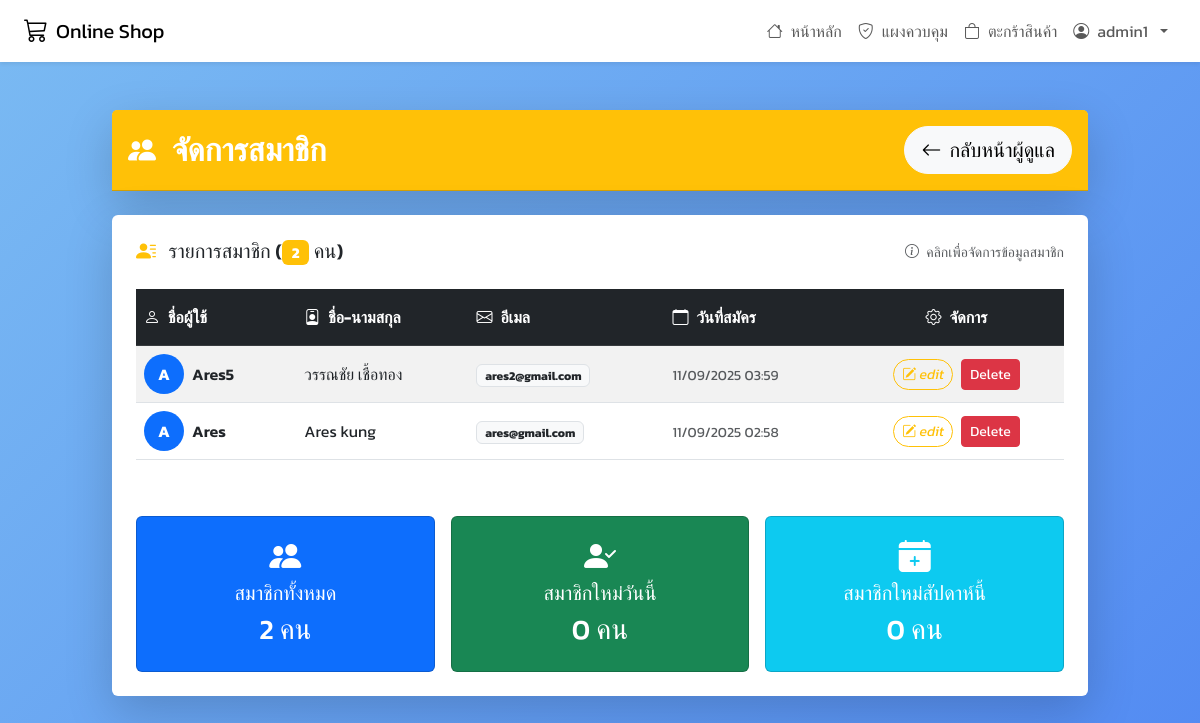
The page /admin/users.php (signed in) on the database its author committed.
### tables this page shows
CREATE TABLE `users` (
  `user_id` int(11) NOT NULL,
  `username` varchar(50) NOT NULL,
  `password` varchar(255) NOT NULL,
  `email` varchar(100) NOT NULL,
  `full_name` varchar(100) DEFAULT NULL,
  `role` enum('admin','member') DEFAULT 'member',
  `created_at` timestamp NOT NULL DEFAULT current_timestamp()
);

### admin/users.php (the view, shortened to what this page needs)
<?php
require '../config.php';
$stmt = $conn->prepare("SELECT * FROM users WHERE role = 'member' ORDER BY created_at DESC");
$stmt->execute();
$users = $stmt->fetchAll(PDO::FETCH_ASSOC);
?>
<!DOCTYPE html>
<html lang="th">
<head>
    <link href="https://cdn.jsdelivr.net/npm/bootstrap@5.3.0/dist/css/bootstrap.min.css" rel="stylesheet">
    <link href="https://cdn.jsdelivr.net/npm/bootstrap-icons@1.11.0/font/bootstrap-icons.css" rel="stylesheet">
</head>
<body>
<nav class="navbar navbar-expand-lg bg-white shadow-sm sticky-top">
    <div class="container-fluid px-4">
        <a class="navbar-brand d-flex align-items-center gap-2" href="/68s_onlineshop/index.php">
            <i class="bi bi-cart3 fs-4"></i>
            <span>Online Shop</span>
        </a>
        <div class="collapse navbar-collapse" id="navbarNav">
            <ul class="navbar-nav ms-auto align-items-center">
                <li class="nav-item">
                    <a class="nav-link d-flex align-items-center gap-2" href="/68s_onlineshop/index.php">
                        <i class="bi bi-house"></i>หน้าหลัก
                    </a>
                </li>
                <?php if (isset($_SESSION['role']) && $_SESSION['role'] == 'admin'): ?>
                    <li class="nav-item">
                        <a class="nav-link d-flex align-items-center gap-2" href="/68s_onlineshop/admin/index.php">
                            <i class="bi bi-shield-check"></i>แผงควบคุม
                        </a>
                    </li>
                <?php endif; ?>
                <?php if (isset($_SESSION['user_id'])): ?>
                    <li class="nav-item">
                        <a class="nav-link d-flex align-items-center gap-2" href="/68s_onlineshop/cart.php">
                            <i class="bi bi-bag"></i>ตะกร้าสินค้า
                        </a>
                    </li>
                    <li class="nav-item dropdown">
                        <a class="nav-link dropdown-toggle d-flex align-items-center gap-2" href="#" id="navbarDropdown" role="button" data-bs-toggle="dropdown" aria-expanded="false">
                            <i class="bi bi-person-circle"></i>
                            <?= htmlspecialchars($_SESSION['username']) ?>
                        </a>
                    </li>
                <?php endif; ?>
            </ul>
        </div>
    </div>
</nav>
    <div class="container-fluid py-5">
        <div class="row justify-content-center mb-4">
            <div class="col-lg-10">
                <div class="card shadow-lg border-0">
                    <div class="card-header bg-warning text-white py-3">
                        <div class="d-flex align-items-center justify-content-between">
                            <div class="d-flex align-items-center gap-3">
                                <i class="bi bi-people-fill fs-3"></i>
                                <h2 class="mb-0 fw-bold">จัดการสมาชิก</h2>
                            </div>
                            <a href="index.php" class="btn btn-light btn-lg rounded-pill">
                                <i class="bi bi-arrow-left me-2"></i>กลับหน้าผู้ดูแล
                            </a>
                        </div>
                    </div>
                </div>
            </div>
        </div>
        <div class="row justify-content-center mb-5">
            <div class="col-lg-10">
                <div class="card shadow-lg border-0">
                    <div class="card-body p-4">
                        <?php if (count($users) === 0): ?>
                            <div class="text-center py-5">
                                <div class="mb-4">
                                    <i class="bi bi-people text-muted" style="font-size: 4rem;"></i>
                                </div>
                                <h4 class="text-muted mb-3">ยังไม่มีสมาชิกในระบบ</h4>
                                <p class="text-muted">เมื่อมีผู้ใช้สมัครสมาชิก รายการจะแสดงที่นี่</p>
                            </div>
                        <?php else: ?>
                            <div class="d-flex align-items-center justify-content-between mb-4">
                                <h5 class="mb-0">
                                    <i class="bi bi-person-lines-fill me-2 text-warning"></i>
                                    รายการสมาชิก (<span class="badge bg-warning"><?= count($users) ?></span> คน)
                                </h5>
                                <div class="text-muted small">
                                    <i class="bi bi-info-circle me-1"></i>
                                    คลิกเพื่อจัดการข้อมูลสมาชิก
                                </div>
                            </div>
                            <div class="table-responsive">
                                <table class="table table-hover table-striped align-middle">
                                    <thead class="table-dark">
                                        <tr>
                                            <th class="py-3">
                                                <i class="bi bi-person me-2"></i>ชื่อผู้ใช้
                                            </th>
                                            <th class="py-3">
                                                <i class="bi bi-person-badge me-2"></i>ชื่อ-นามสกุล
                                            </th>
                                            <th class="py-3">
                                                <i class="bi bi-envelope me-2"></i>อีเมล
                                            </th>
                                            <th class="py-3">
                                                <i class="bi bi-calendar me-2"></i>วันที่สมัคร
                                            </th>
                                            <th class="py-3 text-center">
                                                <i class="bi bi-gear me-2"></i>จัดการ
                                            </th>
                                        </tr>
                                    </thead>
                                    <tbody>
                                        <?php foreach ($users as $user): ?>
                                            <tr>
                                                <td>
                                                    <div class="d-flex align-items-center gap-2">
                                                        <div class="bg-primary rounded-circle d-flex align-items-center justify-content-center text-white fw-bold"
                                                            style="width: 40px; height: 40px;">
                                                            <?= strtoupper(substr($user['username'], 0, 1)) ?>
                                                        </div>
                                                        <span class="fw-semibold"><?= htmlspecialchars($user['username']) ?></span>
                                                    </div>
                                                </td>
                                                <td><?= htmlspecialchars($user['full_name']) ?></td>
                                                <td>
                                                    <span class="badge bg-light text-dark border">
                                                        <?= htmlspecialchars($user['email']) ?>
                                                    </span>
                                                </td>
                                                <td>
                                                    <small class="text-muted">
                                                        <?= date('d/m/Y H:i', strtotime($user['created_at'])) ?>
                                                    </small>
                                                </td>
                                                <td class="text-center">
                                                    <div class="btn-group" role="group">
                                                        <a href="edit_user.php?id=<?= $user['user_id'] ?>"
                                                            class="btn btn-outline-warning btn-sm rounded-pill me-2"
                                                            data-bs-toggle="tooltip" title="แก้ไขข้อมูล">
                                                            <i class="bi bi-pencil-square"> edit</i>
                                                        </a>
                                                        <form action="del_sweet.php" method="POST" style="display:inline;">
                                                            <button type="button" class="delete-button btn btn-danger btn-sm " data-user-id="<?php echo
                                                            $user['user_id']; ?>">Delete</button>
                                                        </form>
                                                    </div>
                                                </td>
                                            </tr>
                                        <?php endforeach; ?>
                                    </tbody>
                                </table>
                            </div>
                            <div class="row g-3 mt-4">
                                <div class="col-md-4">
                                    <div class="card bg-primary text-white">
                                        <div class="card-body text-center">
                                            <i class="bi bi-people-fill fs-2 mb-2"></i>
                                            <h5>สมาชิกทั้งหมด</h5>
                                            <h3><?= count($users) ?> คน</h3>
                                        </div>
                                    </div>
                                </div>
                                <div class="col-md-4">
                                    <div class="card bg-success text-white">
                                        <div class="card-body text-center">
                                            <i class="bi bi-person-check-fill fs-2 mb-2"></i>
                                            <h5>สมาชิกใหม่วันนี้</h5>
                                            <h3><?= count(array_filter($users, function ($user) {
                                                    return date('Y-m-d', strtotime($user['created_at'])) == date('Y-m-d');
                                                })) ?> คน</h3>
                                        </div>
                                    </div>
                                </div>
                                <div class="col-md-4">
                                    <div class="card bg-info text-white">
                                        <div class="card-body text-center">
                                            <i class="bi bi-calendar-plus-fill fs-2 mb-2"></i>
                                            <h5>สมาชิกใหม่สัปดาห์นี้</h5>
                                            <h3><?= count(array_filter($users, function ($user) {
                                                    return strtotime($user['created_at']) >= strtotime('-7 days');
                                                })) ?> คน</h3>
                                        </div>
                                    </div>
                                </div>
                            </div>
                        <?php endif; ?>
                    </div>
                </div>
            </div>
        </div>
    </div>
</body>
</html>

### admin/users.php (style rules this page uses)
* { font-family: 'Kanit', sans-serif; }
body { background: linear-gradient(135deg, rgba(108, 179, 241, 0.9), rgba(63, 125, 241, 0.9) 100%); min-height: 100vh; }

### rows shown on the page
users: username "A", username "Ares5", full_name "วรรณชัย เชื้อทอง", email "ares2@gmail.com", created_at "11/09/2025 03:59"
users: username "A", username "Ares", full_name "Ares kung", email "ares@gmail.com", created_at "11/09/2025 02:58"

### other values the page prints
$_SESSION['username'] "admin1"
count($users) "2"
